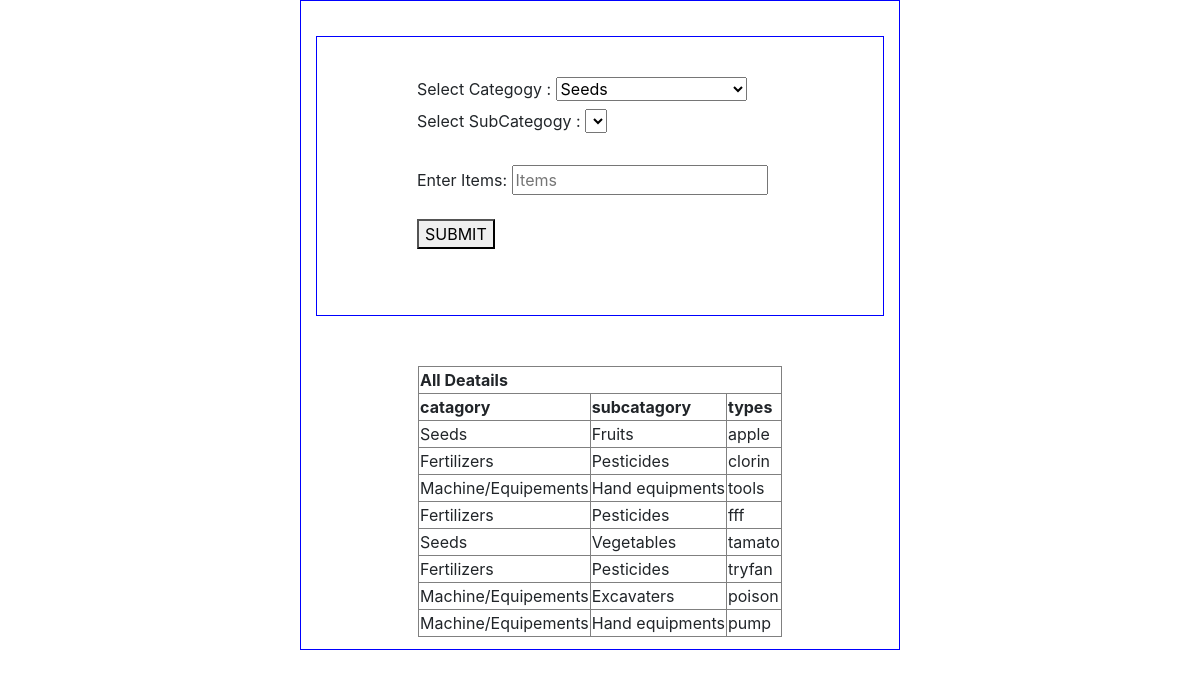
The app's page /index/ with its own data.
### app1/models.py (models this page shows)
class AllDeatilsModel(models.Model):
    aidno=models.AutoField(primary_key=True)
    catagory=models.CharField(max_length=30)
    subcatagory=models.CharField(max_length=40)
    types=models.CharField(max_length=30)

### app1/views.py (the view)
# urls.py: path('index/',views.DashbordClass.as_view(),name="reports"),
class DashbordClass(View):
    def get(self,request):
        global a
        a=request.GET.get('name')
        model1=CatagoryModel.objects.all()
        model2=SubcatagoryModel.objects.filter(catid__Typeofcatagory=a)
        return render(request,'dashbord.html',{"model1":model1,"model2":model2,"data":AllDeatilsModel.objects.all()})

### templates/dashbord.html (shortened to what this page needs)
<!doctype html>
<html lang="en">
  <head>
    <link rel="stylesheet" href="https://stackpath.bootstrapcdn.com/bootstrap/4.5.2/css/bootstrap.min.css">
  </head>
  <body>
 <div class="container">
  <div class="cat">
    <form action="{% url 'reports' %}" name="Typeofcatagory" method="get">
      <label>Select Categogy  : </label>
        <select name="name"  onchange="Typeofcatagory.submit()">
    {% for x in model1 %}
     <option value="{{ x.Typeofcatagory }}">{{ x.Typeofcatagory }}</option>
    {% endfor %}
</select>
</form>
  <form action="{% url 'all' %}" method="post">
      <label>Select SubCategogy  :  </label>
      <select name="name1"><br><br>
        </select><br><br>
     <lebel>Enter Items:</lebel>
      <input type="text" name="type" placeholder="Items " required><br><br>
     <button type="submit">SUBMIT</button><br><br>
    </form>
  </div>
<div class="sub">
  <table align="center" border=1">
      <tr>
          <th colspan="3">All Deatails</th>
      </tr>
      <tr>
          <th>catagory</th>
          <th>subcatagory</th>
          <th>types</th>
      </tr>
      {% for y in data %}
      <tr><td>{{ y.catagory }}</td>
          <td>{{ y.subcatagory }}</td>
          <td>{{ y.types }}</td>
      </tr>
      {% endfor %}
  </table>
</div>
</div>
  </body>
</html>

### templates/dashbord.html (style rules this page uses)
.container { height: 650px; width:600px; border: 1px solid blue; padding-top: 35px; }
.cat { padding-top: 40px; padding-left:100px; height: 280px; border: 1px solid blue; }
.sub { padding-left:0; padding-top: 50px; height: 300px; }

### records on screen
AllDeatilsModel: catagory "Seeds", subcatagory "Fruits", types "apple"
AllDeatilsModel: catagory "Fertilizers", subcatagory "Pesticides", types "clorin"
AllDeatilsModel: catagory "Machine/Equipements", subcatagory "Hand equipments", types "tools"
AllDeatilsModel: catagory "Fertilizers", subcatagory "Pesticides", types "fff"
AllDeatilsModel: catagory "Seeds", subcatagory "Vegetables", types "tamato"
AllDeatilsModel: catagory "Fertilizers", subcatagory "Pesticides", types "tryfan"
AllDeatilsModel: catagory "Machine/Equipements", subcatagory "Excavaters", types "poison"
AllDeatilsModel: catagory "Machine/Equipements", subcatagory "Hand equipments", types "pump"

### other values on screen
form field name "Seeds"
